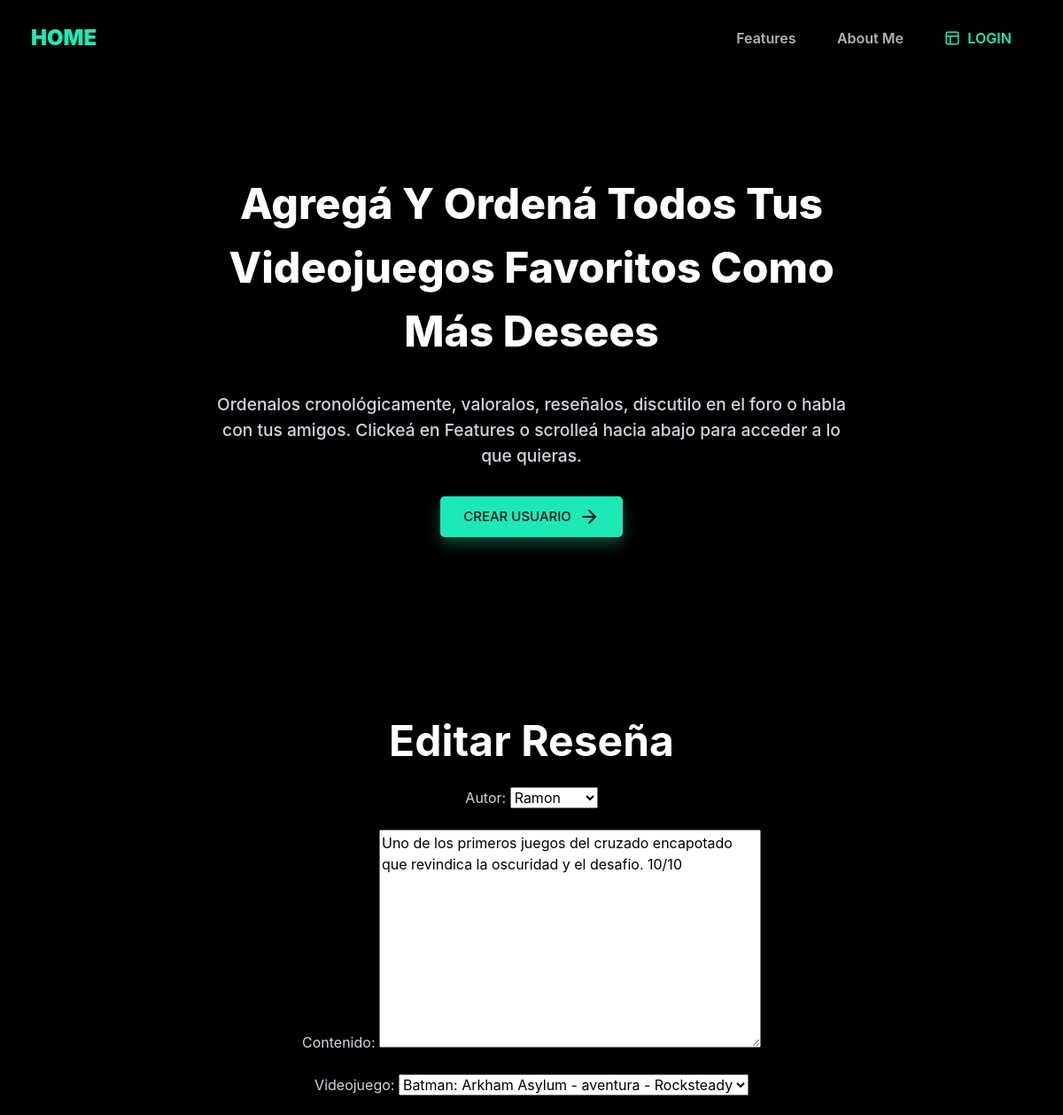
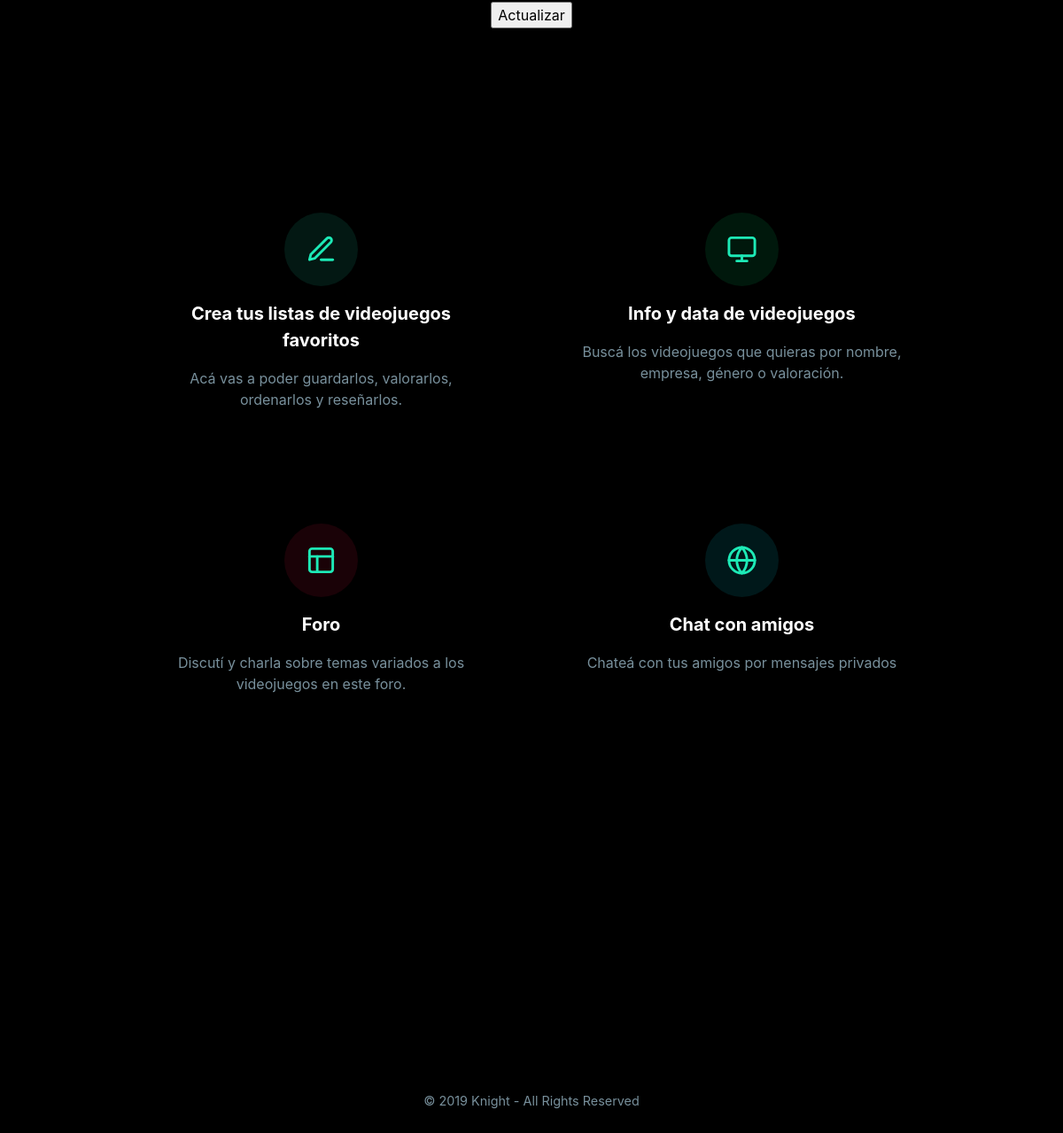
/ed-resenas/4, run on the app's committed database (2 pictures, top to bottom).
### AppBase/models.py (models this page shows, shortened)
class Resena(models.Model):
    autor = models.ForeignKey(User, on_delete=models.CASCADE)
    contenido = models.TextField()
    videojuego = models.ForeignKey(Videojuego, on_delete=models.CASCADE)

### AppBase/views.py (the view)
# urls.py: path('ed-resenas/<int:id>', editar_resena, name="EditarResena"),
def editar_resena(request, id):
    resena = Resena.objects.get(id=id)
    if request.method == 'POST':
        mi_formulario = ResenaForm(request.POST)
        if mi_formulario.is_valid():
            data = mi_formulario.cleaned_data
            resena.autor = data['autor']
            resena.contenido = data['contenido']
            resena.videojuego = data['videojuego']
            resena.save()
            return render(request, "inicio.html", {"mensaje": "Cambios realizados ;)"})
        else:
            return render(request, "inicio.html", {"mensaje": "Formulario invalido"})
    else:
        mi_formulario = ResenaForm(initial={
            "autor": resena.autor,
            "contenido": resena.contenido,
            "videojuego": resena.videojuego,
        })
        return render(request, "editar_resena.html", {"mi_formulario": mi_formulario, "id": resena.id})

### AppBase/forms.py
class ResenaForm(forms.ModelForm):
    class Meta:
        model = Resena
        fields = ('__all__')

### AppBase/models.py (called while the page is built)
    def __str__(self):
        return f"{self.nombre} - {self.genero} - {self.empresa}"

### AppBase/templates/editar_resena.html
{% extends 'base.html' %}
{% load static %}
{% block contenidoQCambia %}
<link rel="stylesheet" type="text/css" href="{% static 'css/editar_resena.css' %}">
    <h1>Editar Reseña</h1>
    <form action="{% url 'EditarResena' id %}" method="POST">{% csrf_token %}
        {{mi_formulario.as_p}}
        <input type="submit" value="Actualizar">
    </form>
{% endblock contenidoQCambia %}

### AppBase/static/css/editar_resena.css (style rules this page uses)
form { display: flex; flex-direction: column; align-items: center; justify-content: space-between; }
h1 { text-align: center; }

### data on the page
Resena: autor "Ramon", contenido "Uno de los primeros juegos del cruzado encapotado que revindica la oscuridad y el desafio. 10/10", videojuego "Batman: Arkham Asylum - aventura - Rocksteady"
